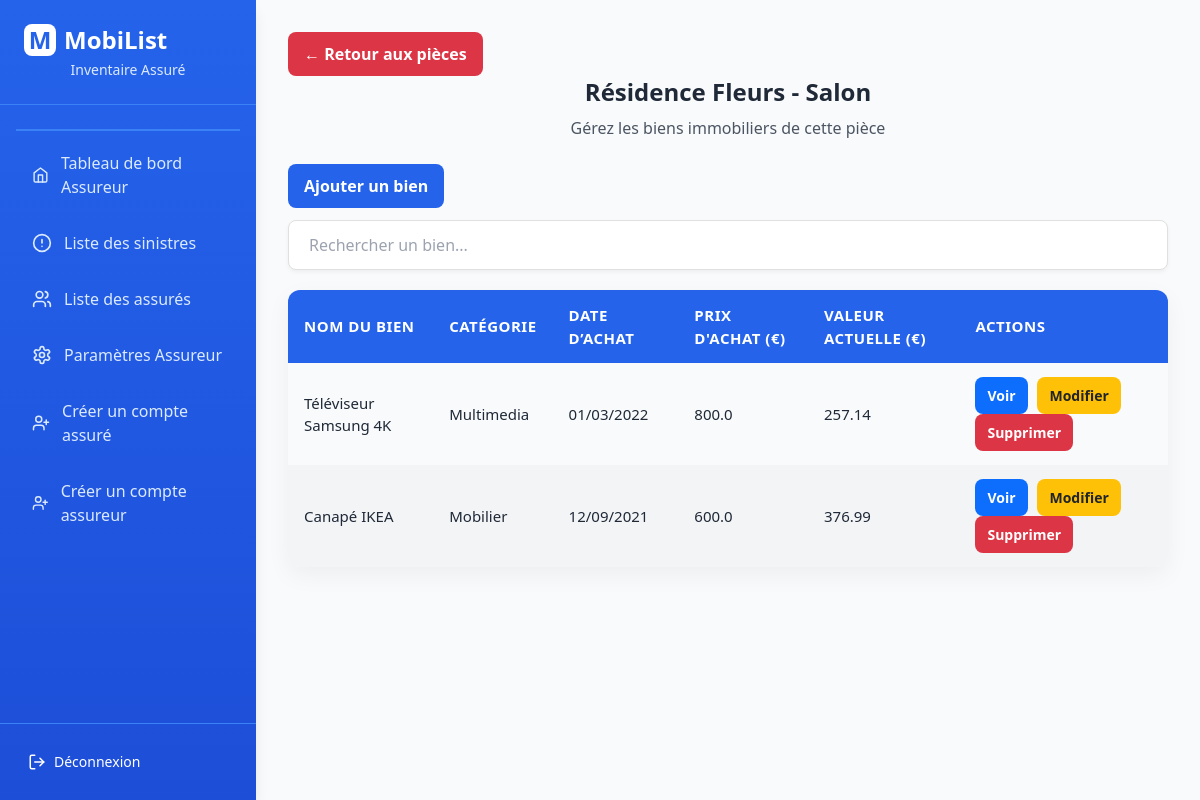
The app's page /piece/1/biens/ (signed in), older data.
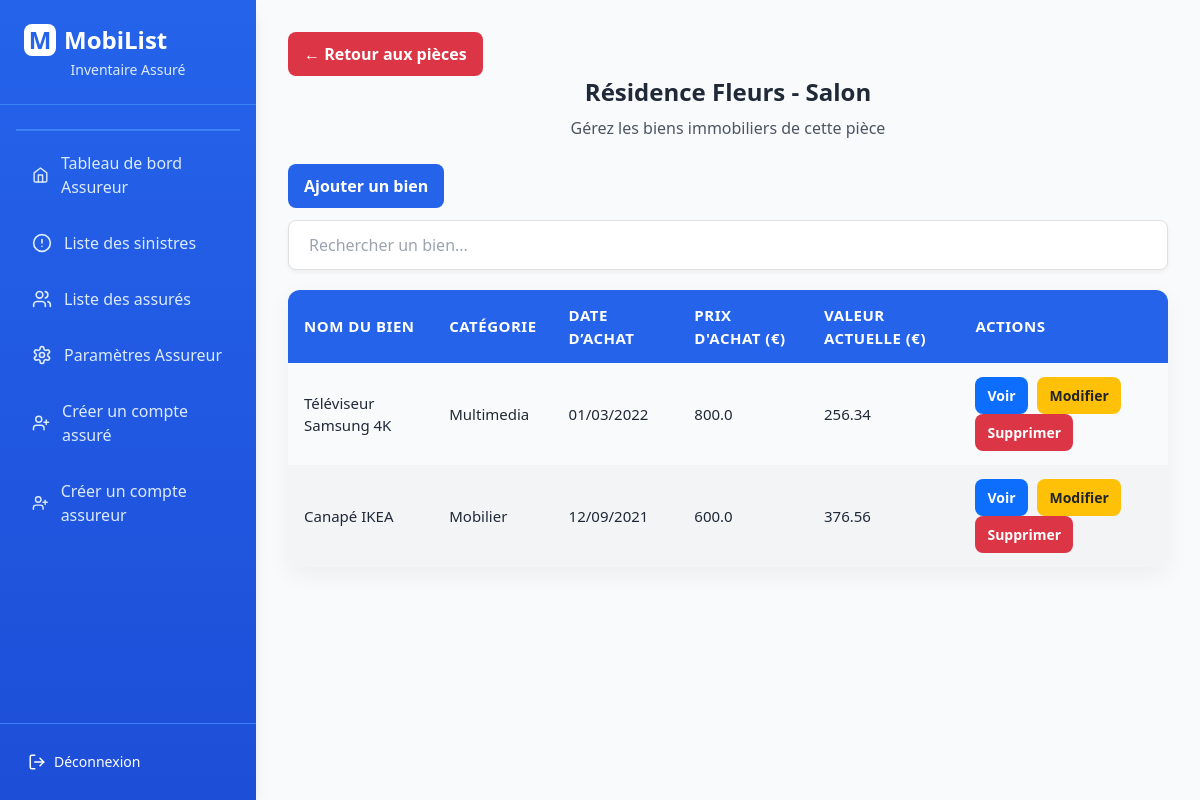
The same page, newer data.
### monApp/database/logement.py (models this page shows, shortened)
class Logement(db.Model):
    __tablename__ = 'logement'
    id_logement = db.Column(db.Integer, primary_key=True)
    nom_logement = db.Column(db.String(100))
    adresse = db.Column(db.String(255), nullable=False, unique=True)
    type_logement = db.Column(db.String(50))
    surface = db.Column(db.Numeric(10,2))
    description = db.Column(db.Text)
    pieces = db.relationship('Piece', backref='logement', lazy='subquery', cascade="all, delete-orphan")
    sinistres = db.relationship('Sinistre', backref='logement', lazy=True)
    justificatifs = db.relationship('Justificatif', secondary=justifie, backref=db.backref('logements', lazy='subquery'), lazy='subquery')
    assureurs = db.relationship('Assureur', secondary=couvre, back_populates='logements_couverts', lazy='subquery')

### monApp/database/piece.py (models this page shows, shortened)
class Piece(db.Model):
    __tablename__ = 'piece'
    id_piece = db.Column(db.Integer, primary_key=True)
    nom_piece = db.Column(db.String(100), nullable=False)
    surface = db.Column(db.Numeric(10,2))
    id_logement = db.Column(db.Integer, db.ForeignKey('logement.id_logement'), nullable=False)
    biens = db.relationship('Bien', backref='piece', lazy='subquery', cascade="all, delete-orphan")

### monApp/database/bien.py (models this page shows, shortened)
class Bien(db.Model):
    __tablename__ = 'bien'
    id_bien = db.Column(db.Integer, primary_key=True)
    nom_bien = db.Column(db.String(255), nullable=False)
    categorie = db.Column(db.String(100))
    date_achat = db.Column(db.Date)
    prix_achat = db.Column(db.Float)
    valeur_actuelle = db.Column(db.Float)
    id_piece = db.Column(db.Integer, db.ForeignKey('piece.id_piece'), nullable=False)
    sinistres = db.relationship('Sinistre', secondary=impacte, lazy='subquery', backref=db.backref('biens', lazy='subquery'))
    def calculer_valeur_actuelle(self):
        if not self.date_achat or not self.prix_achat:
            return None
        taux_categories = {
            "electromenager": 0.15,
            "multimedia": 0.25,
            "mobilier": 0.10,
            "vetements": 0.30,
            "bijoux": 0.05,
            "loisirs": 0.10,
            "vaisselle": 0.10,
            "outillage": 0.15,
            "autre": 0.10
        }
        taux = 0.08
        if self.categorie:
            cat = self.categorie.strip().lower()
            taux = taux_categories.get(cat, 0.08)
        annees = (datetime.date.today() - self.date_achat).days / 365.25
        prix = float(self.prix_achat)
        valeur = prix * ((1 - taux) ** annees)
        return max(valeur, 0)

### monApp/views.py (the view)
@app.route('/piece/<int:piece_id>/biens/')
@login_required
def gestion_bien(piece_id):
    piece = Piece.query.get_or_404(piece_id)
    access_granted = False
    if current_user.assure_profile:
        if piece.id_logement in [l.id_logement for l in current_user.assure_profile.logements]:
            access_granted = True
    elif current_user.is_assureur:
        logement = piece.logement
        proprio = logement.assures[0] if logement.assures else None
        if proprio and proprio.id_assureur == current_user.assureur_profile.id_assureur:
            access_granted = True
    if not access_granted:
        flash("Vous n'avez pas accès à cette pièce.", "danger")
        if current_user.is_assureur:
            return redirect(url_for('liste_assures'))
        return redirect(url_for('mes_logements'))
    biens = Bien.query.filter_by(id_piece=piece.id_piece).all()
    for bien in biens:
        bien.valeur_actuelle = bien.calculer_valeur_actuelle()
    db.session.commit()
    return render_template('assure/gestion_bien.html', piece=piece, biens=biens)

### monApp/templates/assure/gestion_bien.html (shortened to what this page needs)
{% extends "base.html" %}
{% block head %}
<link rel="stylesheet" href="{{ url_for('static', filename='css/listes.css') }}">
{% endblock %}
{% block content %}
<div class="p-8">
        <a href="{{ url_for('view_logement_pieces', id=piece.id_logement) }}" class="btn btn-danger">
            ← Retour aux pièces
        </a>
        <h1 class="text-2xl font-bold text-gray-800 mb-2">
            {{ piece.logement.nom_logement }} - {{ piece.nom_piece }}
        </h1>
        <p class="text-gray-600 mb-6">Gérez les biens immobiliers de cette pièce</p>
        {% if current_user.is_assureur %}
             <a href="{{ url_for('ajouter_bien', piece_id=piece.id_piece) }}" class="btn btn-success mb-3">Ajouter un bien</a>
        {% elif current_user.is_authenticated %}
             <a href="{{ url_for('ajouter_bien', piece_id=piece.id_piece) }}" class="btn btn-success mb-3">Ajouter un bien</a>
        {% endif %}
        <div class="main-content">
            <div class="search-filter">
                <input type="text" placeholder="Rechercher un bien..." id="searchInput">
            </div>
            <table id="piecesTable" class="table table-striped table-bordered table-hover">
                <thead>
                    <tr>
                        <th>Nom du bien</th>
                        <th>Catégorie</th>
                        <th>Date d’achat</th>
                        <th>Prix d'achat (€)</th>
                        <th>Valeur actuelle (€)</th>
                        <th>Actions</th>
                    </tr>
                </thead>
                <tbody>
                    {% for bien in biens %}
                    <tr>
                        <td>{{ bien.nom_bien }}</td>
                        <td>{{ bien.categorie }}</td>
                        <td>{{ bien.date_achat.strftime('%d/%m/%Y') }}</td>
                        <td>{{ bien.prix_achat }}</td>
                        <td>{{ '%.2f' % (bien.valeur_actuelle or bien.calculer_valeur_actuelle() or 0) }}</td>
                        <td>
                        <div class="task-controls">
                            <a href="{{ url_for('detail_bien', id=bien.id_bien) }}" class="btn btn-info" title="Voir détails">
                                Voir
                            </a>
                            <a href="{{ url_for('modifier_bien', bien_id=bien.id_bien) }}" class="btn btn-warning" title="Modifier">
                                Modifier
                            </a>
                            <form action="{{ url_for('supprimer_bien', bien_id=bien.id_bien) }}" method="post" style="display:inline;">
                                <button type="submit" class="btn btn-danger" onclick="return confirm('Êtes-vous sûr de vouloir supprimer ce bien ?');">
                                    Supprimer
                                </button>
                            </form>
                        </div>
                        </td>
                    </tr>
                    {% else %}
                    <tr>
                        <td colspan="6" class="text-center text-gray-500 py-4">
                            Aucun bien trouvé pour ce logement.
                        </td>
                    </tr>
                    {% endfor %}
                </tbody>
            </table>
        </div>
    </div>
{% endblock %}

Row changes from the older to the newer data that the page shows:
changed Bien "Téléviseur Samsung 4K": valeur_actuelle "257.14" → "256.34"
changed Bien "Canapé IKEA": valeur_actuelle "376.99" → "376.56"
